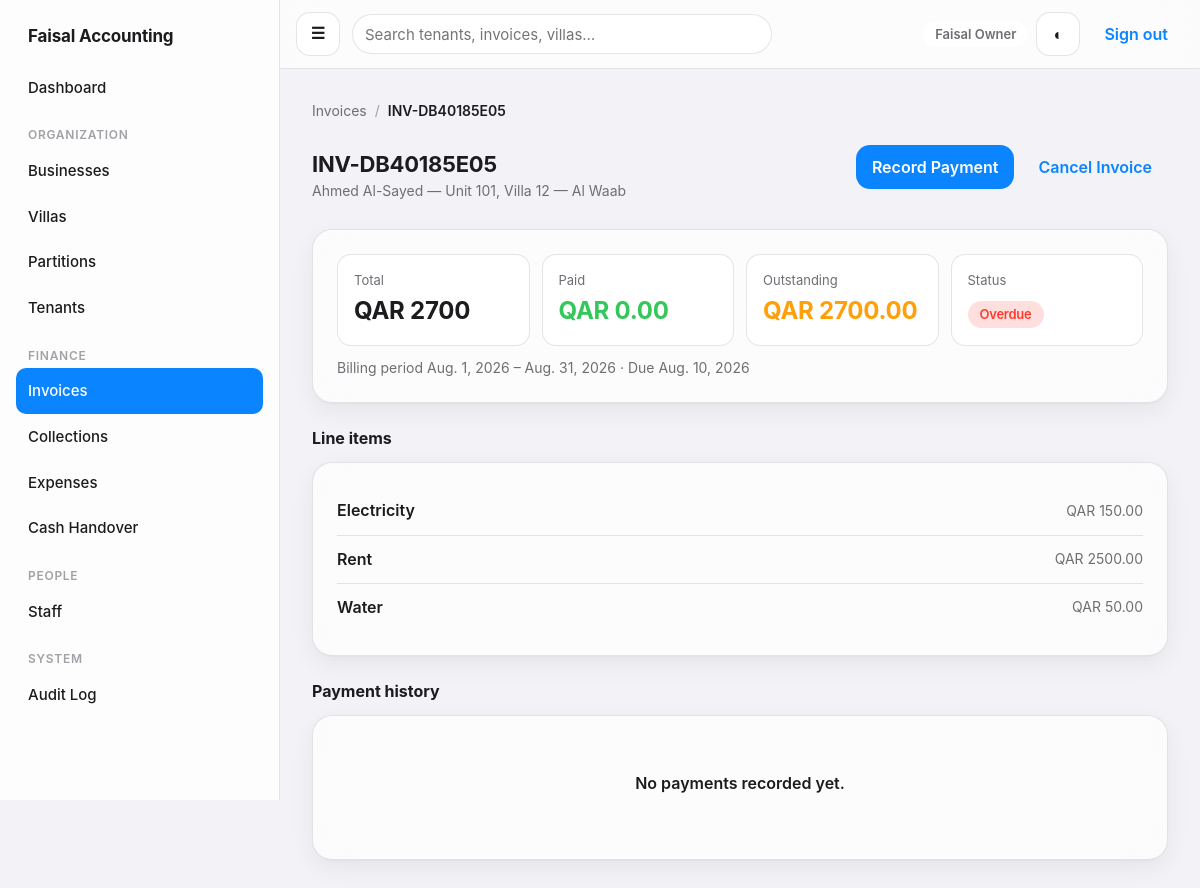
The app's page /billing/invoices/3/ (signed in) with its own data.
### apps/accounts/models.py (models this page shows, shortened)
class User(AbstractUser):
    is_owner = models.BooleanField(default=False, help_text='Sees and can operate on every business/villa/financial record.')
    phone = models.CharField(max_length=32, blank=True)
    class Meta:
        ordering = ['username']

### apps/billing/models.py (models this page shows, shortened)
class Invoice(models.Model):
    partition = models.ForeignKey('villas.Partition', on_delete=models.PROTECT, related_name='invoices')
    tenant = models.ForeignKey('tenancy.Tenant', on_delete=models.PROTECT, related_name='invoices')
    invoice_number = models.CharField(max_length=32, unique=True, default=_generate_invoice_number, editable=False)
    billing_period_start = models.DateField()
    billing_period_end = models.DateField()
    issue_date = models.DateField()
    due_date = models.DateField()
    is_cancelled = models.BooleanField(default=False)
    notes = models.TextField(blank=True)
    created_at = models.DateTimeField(auto_now_add=True)
    created_by = models.ForeignKey(settings.AUTH_USER_MODEL, on_delete=models.PROTECT, related_name='+')
    updated_at = models.DateTimeField(auto_now=True)
    updated_by = models.ForeignKey(settings.AUTH_USER_MODEL, on_delete=models.PROTECT, related_name='+', null=True, blank=True)
    class Status(models.TextChoices):
        PENDING = ('pending', 'Pending')
        PARTIALLY_PAID = ('partially_paid', 'Partially Paid')
        PAID = ('paid', 'Paid')
        OVERDUE = ('overdue', 'Overdue')
        CANCELLED = ('cancelled', 'Cancelled')
    class Meta:
        ordering = ['-issue_date', '-id']
        constraints = [models.UniqueConstraint(fields=['partition', 'billing_period_start', 'billing_period_end'], name='unique_invoice_per_partition_per_period'), models.CheckConstraint(check=models.Q(due_date__gte=models.F('issue_date')), name='invoice_due_date_after_issue_date')]
    @property
    def villa(self):
        return self.partition.villa

class InvoiceItem(models.Model):
    invoice = models.ForeignKey(Invoice, on_delete=models.CASCADE, related_name='items')
    charge = models.ForeignKey(Charge, on_delete=models.PROTECT, related_name='invoice_items', null=True, blank=True)
    description = models.CharField(max_length=255)
    amount = models.DecimalField(max_digits=12, decimal_places=2)
    class Meta:
        constraints = [models.CheckConstraint(check=models.Q(amount__gte=0), name='invoice_item_amount_non_negative')]

### apps/tenancy/models.py (models this page shows, shortened)
class Tenant(models.Model):
    class Status(models.TextChoices):
        ACTIVE = ('active', 'Active')
        MOVED_OUT = ('moved_out', 'Moved Out')
        ARCHIVED = ('archived', 'Archived')
    partition = models.ForeignKey('villas.Partition', on_delete=models.PROTECT, related_name='tenancies')
    name = models.CharField(max_length=200)
    mobile = models.CharField(max_length=32, blank=True)
    id_document_number = models.CharField(max_length=64, blank=True)
    nationality = models.CharField(max_length=100, blank=True)
    move_in_date = models.DateField()
    move_out_date = models.DateField(null=True, blank=True)
    monthly_rent = models.DecimalField(max_digits=12, decimal_places=2)
    deposit = models.DecimalField(max_digits=12, decimal_places=2, default=Decimal('0.00'))
    status = models.CharField(max_length=20, choices=Status.choices, default=Status.ACTIVE)
    notes = models.TextField(blank=True)
    created_at = models.DateTimeField(auto_now_add=True)
    created_by = models.ForeignKey(settings.AUTH_USER_MODEL, on_delete=models.PROTECT, related_name='+')
    updated_at = models.DateTimeField(auto_now=True)
    updated_by = models.ForeignKey(settings.AUTH_USER_MODEL, on_delete=models.PROTECT, related_name='+', null=True, blank=True)
    class Meta:
        ordering = ['-move_in_date']
        constraints = [models.UniqueConstraint(fields=['partition'], condition=models.Q(status='active'), name='unique_active_tenant_per_partition'), models.CheckConstraint(check=models.Q(monthly_rent__gte=0) & models.Q(deposit__gte=0), name='tenant_amounts_non_negative')]

### apps/villas/models.py (models this page shows, shortened)
class Partition(models.Model):
    class Status(models.TextChoices):
        ACTIVE = ('active', 'Active')
        ARCHIVED = ('archived', 'Archived')
    villa = models.ForeignKey(Villa, on_delete=models.PROTECT, related_name='partitions')
    name = models.CharField(max_length=100)
    description = models.TextField(blank=True)
    status = models.CharField(max_length=20, choices=Status.choices, default=Status.ACTIVE)
    created_at = models.DateTimeField(auto_now_add=True)
    created_by = models.ForeignKey(settings.AUTH_USER_MODEL, on_delete=models.PROTECT, related_name='+')
    updated_at = models.DateTimeField(auto_now=True)
    updated_by = models.ForeignKey(settings.AUTH_USER_MODEL, on_delete=models.PROTECT, related_name='+', null=True, blank=True)
    class Meta:
        ordering = ['villa__name', 'name']
        constraints = [models.UniqueConstraint(fields=['villa', 'name'], name='unique_partition_name_per_villa')]

class Villa(models.Model):
    business = models.ForeignKey('businesses.Business', on_delete=models.PROTECT, related_name='villas')
    name = models.CharField(max_length=200)
    address = models.TextField(blank=True)
    landlord_name = models.CharField(max_length=200, blank=True)
    landlord_contact = models.CharField(max_length=200, blank=True)
    contract_start = models.DateField(null=True, blank=True)
    contract_end = models.DateField(null=True, blank=True)
    is_archived = models.BooleanField(default=False)
    created_at = models.DateTimeField(auto_now_add=True)
    created_by = models.ForeignKey(settings.AUTH_USER_MODEL, on_delete=models.PROTECT, related_name='+')
    class Meta:
        ordering = ['business__name', 'name']
        constraints = [models.UniqueConstraint(fields=['business', 'name'], name='unique_villa_name_per_business')]

### apps/billing/views.py (the view)
# urls.py: urlpatterns = [path('invoices/', views.invoice_list, name='invoice_list'), path('invoices/<int:pk>/', views.invoice_detail, name='invoice_detail'), path('invoices/<int:pk>/cancel/', views.invoice_canc
@login_required
def invoice_detail(request, pk):
    invoice = get_object_or_404(selectors.invoices_visible_to(request.user), pk=pk)
    payments = invoice.payments.select_related('collected_by').order_by('-collected_at')
    context = {'invoice': invoice, 'items': invoice.items.all(), 'payments': payments, 'computed_status': billing_selectors.invoice_status(invoice), 'computed_total': billing_selectors.invoice_total(invoice), 'computed_paid': billing_selectors.invoice_paid_amount(invoice), 'computed_outstanding': billing_selectors.invoice_outstanding(invoice), 'can_manage': _can_manage(request.user, invoice.villa), 'breadcrumbs': [('Invoices', reverse('billing:invoice_list')), (invoice.invoice_number, None)]}
    return render(request, 'billing/invoice_detail.html', context)

### templates/billing/invoice_detail.html (shortened to what this page needs)
{% extends "base.html" %}
{% block content %}
  <div class="page-header">
    <div>
      <h1>{{ invoice.invoice_number }}</h1>
      <div class="page-header__meta">{{ invoice.tenant.name }} — {{ invoice.partition.name }}, {{ invoice.partition.villa.name }}</div>
    </div>
    {% if can_manage and computed_status != "cancelled" %}
      <div class="quick-actions">
        {% if computed_outstanding > 0 %}
          <a class="btn btn--primary" href="{% url 'billing:payment_record' invoice.pk %}">Record Payment</a>
        {% endif %}
        <a class="btn btn--ghost" href="{% url 'billing:invoice_cancel' invoice.pk %}">Cancel Invoice</a>
      </div>
    {% endif %}
  </div>
  <div class="card">
    <div class="grid--kpi">
      <div class="kpi"><div class="kpi__label">Total</div><div class="kpi__value">QAR {{ computed_total }}</div></div>
      <div class="kpi"><div class="kpi__label">Paid</div><div class="kpi__value kpi__value--success">QAR {{ computed_paid }}</div></div>
      <div class="kpi"><div class="kpi__label">Outstanding</div><div class="kpi__value kpi__value--warning">QAR {{ computed_outstanding }}</div></div>
      <div class="kpi">
        <div class="kpi__label">Status</div>
        <div class="kpi__value">
          {% if computed_status == "paid" %}<span class="pill pill--success">Paid</span>
          {% elif computed_status == "overdue" %}<span class="pill pill--danger">Overdue</span>
          {% elif computed_status == "cancelled" %}<span class="pill pill--neutral">Cancelled</span>
          {% elif computed_status == "partially_paid" %}<span class="pill pill--warning">Partially Paid</span>
          {% else %}<span class="pill pill--neutral">Pending</span>{% endif %}
        </div>
      </div>
    </div>
    <div class="list-row__meta" style="margin-top: var(--space-3);">
      Billing period {{ invoice.billing_period_start }} – {{ invoice.billing_period_end }} · Due {{ invoice.due_date }}
    </div>
  </div>
  <div class="detail-section">
    <div class="detail-section__title">Line items</div>
    <div class="card">
      {% for item in items %}
        <div class="list-row">
          <span class="list-row__title">{{ item.description }}</span>
          <span class="list-row__meta">QAR {{ item.amount }}</span>
        </div>
      {% endfor %}
    </div>
  </div>
  <div class="detail-section">
    <div class="detail-section__title">Payment history</div>
    <div class="card">
      {% if payments %}
        {% for payment in payments %}
          <div class="list-row">
            <span class="list-row__title">QAR {{ payment.amount }} — {{ payment.get_method_display }}</span>
            <span class="list-row__meta">{{ payment.collected_at }} by {{ payment.collected_by.get_full_name|default:payment.collected_by.username }}</span>
            {% if payment.is_cancelled %}
              <span class="pill pill--neutral">Cancelled</span>
            {% elif can_manage %}
              <span class="quick-actions" style="margin:0;">
                <a class="btn btn--ghost" href="{% url 'billing:payment_correct' payment.pk %}">Correct</a>
                <a class="btn btn--ghost" href="{% url 'billing:payment_cancel' payment.pk %}">Cancel</a>
              </span>
            {% endif %}
          </div>
        {% endfor %}
      {% else %}
        <div class="empty-state">
          <div class="empty-state__title">No payments recorded yet.</div>
        </div>
      {% endif %}
    </div>
  </div>
{% endblock %}

### templates/base.html (shortened to what this page needs)
{% load static %}
<!doctype html>
<html lang="en">
<head>
  <link rel="stylesheet" href="{% static 'css/design-system.css' %}">
</head>
<body>
  <div class="app-shell">
    <aside class="sidebar" aria-label="Main navigation">
      <div class="sidebar__brand">Faisal Accounting</div>
      {% if user.is_authenticated %}
        <a class="sidebar__link{% if request.resolver_match.app_name == 'dashboard' %} sidebar__link--active{% endif %}" href="{% url 'dashboard:home' %}">Dashboard</a>
        {% if nav_has_scope %}
          <div class="sidebar__section">Organization</div>
          <a class="sidebar__link{% if request.resolver_match.app_name == 'businesses' %} sidebar__link--active{% endif %}" href="{% url 'businesses:list' %}">Businesses</a>
          <a class="sidebar__link{% if request.resolver_match.url_name == 'villa_list' %} sidebar__link--active{% endif %}" href="{% url 'villas:villa_list' %}">Villas</a>
          <a class="sidebar__link{% if request.resolver_match.url_name == 'partition_list' %} sidebar__link--active{% endif %}" href="{% url 'villas:partition_list' %}">Partitions</a>
          <a class="sidebar__link{% if request.resolver_match.app_name == 'tenancy' %} sidebar__link--active{% endif %}" href="{% url 'tenancy:list' %}">Tenants</a>
          <div class="sidebar__section">Finance</div>
          <a class="sidebar__link{% if request.resolver_match.url_name == 'invoice_list' or request.resolver_match.url_name == 'invoice_detail' %} sidebar__link--active{% endif %}" href="{% url 'billing:invoice_list' %}">Invoices</a>
          <a class="sidebar__link{% if request.resolver_match.url_name == 'payment_list' %} sidebar__link--active{% endif %}" href="{% url 'billing:payment_list' %}">Collections</a>
          <a class="sidebar__link{% if request.resolver_match.app_name == 'expenses' %} sidebar__link--active{% endif %}" href="{% url 'expenses:list' %}">Expenses</a>
          <a class="sidebar__link{% if request.resolver_match.app_name == 'cash' %} sidebar__link--active{% endif %}" href="{% url 'cash:handover_list' %}">
            <span>Cash Handover</span>
          </a>
        {% endif %}
        {% if nav_can_manage_users %}
          <div class="sidebar__section">People</div>
          <a class="sidebar__link{% if request.resolver_match.url_name == 'staff_list' %} sidebar__link--active{% endif %}" href="{% url 'accounts:staff_list' %}">Staff</a>
        {% endif %}
        {% if user.is_owner %}
          <div class="sidebar__section">System</div>
          <a class="sidebar__link{% if request.resolver_match.app_name == 'audit' %} sidebar__link--active{% endif %}" href="{% url 'audit:list' %}">Audit Log</a>
        {% endif %}
      {% endif %}
    </aside>
    <div class="content-area">
      <header class="topbar">
        <label for="nav-toggle" class="btn btn--icon sidebar-toggle-label" aria-label="Open menu">&#9776;</label>
        {% if user.is_authenticated and nav_has_scope %}
          <form class="topbar__search" method="get" action="{% url 'dashboard:search' %}" role="search">
            <input type="search" name="q" placeholder="Search tenants, invoices, villas…" value="{{ request.GET.q|default:'' }}" aria-label="Global search">
          </form>
        {% endif %}
        <div class="topbar__actions">
          {% if user.is_authenticated %}
            <span class="pill pill--neutral">{{ user.get_full_name|default:user.username }}</span>
          {% endif %}
          <button class="btn btn--icon" type="button" data-theme-toggle aria-label="Toggle dark mode">&#9680;</button>
          {% if user.is_authenticated %}
            <form method="post" action="{% url 'accounts:logout' %}">
              <button class="btn btn--ghost" type="submit">Sign out</button>
            </form>
          {% endif %}
        </div>
      </header>
      <main class="main">
        {% if breadcrumbs %}{% include "components/breadcrumbs.html" %}{% endif %}
        {% block content %}{% endblock %}
      </main>
    </div>
  </div>
</body>
</html>

### templates/components/breadcrumbs.html
<nav class="breadcrumbs" aria-label="Breadcrumb">
  {% for label, url in breadcrumbs %}
    {% if not forloop.last and url %}
      <a href="{{ url }}">{{ label }}</a><span class="breadcrumbs__sep">/</span>
    {% else %}
      <span class="breadcrumbs__current">{{ label }}</span>
    {% endif %}
  {% endfor %}
</nav>

### records on screen
User: get_full_name "Faisal Owner"
Invoice: breadcrumbs "INV-DB40185E05", invoice_number "INV-DB40185E05", tenant.name "Ahmed Al-Sayed", partition.name "Unit 101", partition.villa.name "Villa 12 — Al Waab", billing_period_start "Aug. 1, 2026", billing_period_end "Aug. 31, 2026", due_date "Aug. 10, 2026"
InvoiceItem: description "Electricity", amount "150.00"
InvoiceItem: description "Rent", amount "2500.00"
InvoiceItem: description "Water", amount "50.00"

### other values on screen
{{ label }} "Invoices"
{{ computed_total }} "2700"
{{ computed_paid }} "0.00"
{{ computed_outstanding }} "2700.00"
